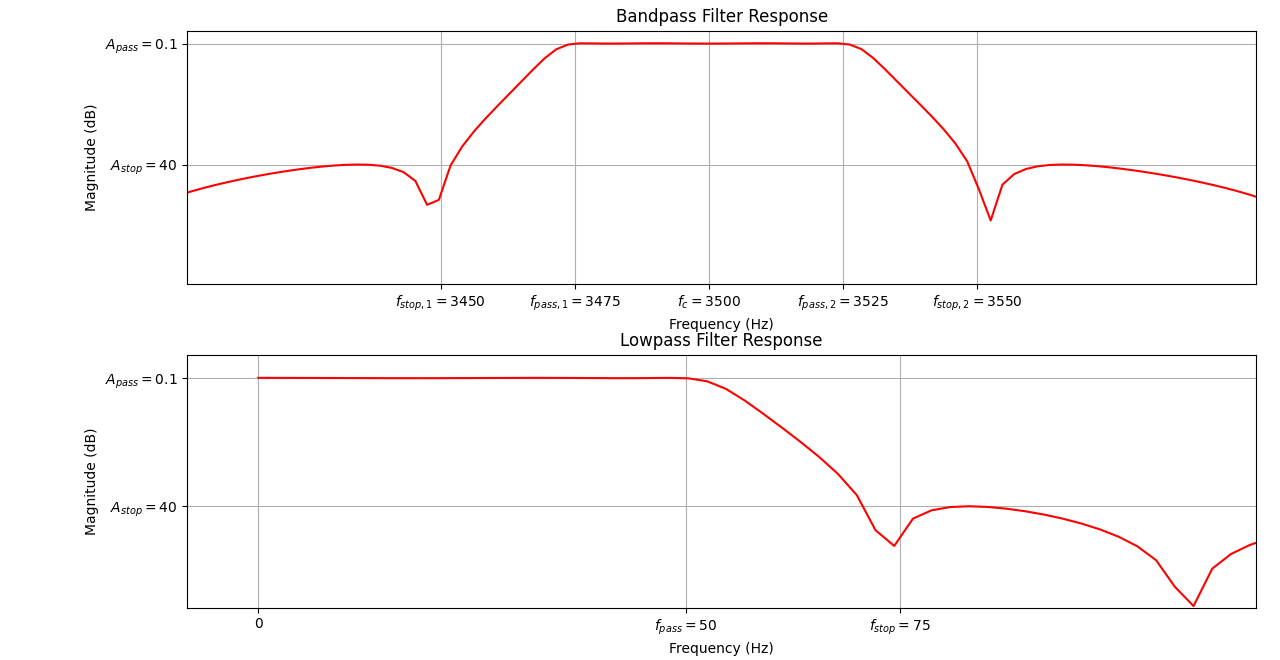

Python code for this plot:
import numpy as np
import matplotlib.pyplot as plt
from scipy.signal import ellip, ellipord, freqz

# Bandpass filter specifications
fs = 35000  # Sampling frequency (arbitrary, ensure it's much higher than max frequency)
fpass_bandpass = [3475, 3525]  # Passband frequencies (Hz)
fstop_bandpass = [3450, 3550]  # Stopband frequencies (Hz)
gpass_bandpass = 0.1  # Passband ripple (dB)
gstop_bandpass = 40  # Stopband attenuation (dB)

# Lowpass filter specifications
fpass_lowpass = 50  # Passband edge frequency (Hz)
fstop_lowpass = 75  # Stopband edge frequency (Hz)
gpass_lowpass = 0.1  # Passband ripple (dB)
gstop_lowpass = 40  # Stopband attenuation (dB)

# Normalize frequencies for Bandpass filter
wp_bandpass = np.array(fpass_bandpass) / (fs / 2)
ws_bandpass = np.array(fstop_bandpass) / (fs / 2)

# Normalize frequencies for Lowpass filter
wp_lowpass = fpass_lowpass / (fs / 2)
ws_lowpass = fstop_lowpass / (fs / 2)

# Design Bandpass filter
n_bandpass, wn_bandpass = ellipord(wp_bandpass, ws_bandpass, gpass_bandpass, gstop_bandpass)
b_bandpass, a_bandpass = ellip(n_bandpass, gpass_bandpass, gstop_bandpass, wn_bandpass, btype='band')

# Design Lowpass filter
n_lowpass, wn_lowpass = ellipord(wp_lowpass, ws_lowpass, gpass_lowpass, gstop_lowpass)
b_lowpass, a_lowpass = ellip(n_lowpass, gpass_lowpass, gstop_lowpass, wn_lowpass, btype='low')

# Frequency response for Bandpass filter
w_bandpass, h_bandpass = freqz(b_bandpass, a_bandpass, worN=8000)
frequencies_bandpass = w_bandpass * fs / (2 * np.pi)

# Frequency response for Lowpass filter
w_lowpass, h_lowpass = freqz(b_lowpass, a_lowpass, worN=8000)
frequencies_lowpass = w_lowpass * fs / (2 * np.pi)

# Create a single plot with subplots
fig, axs = plt.subplots(2, 1, figsize=(8, 8))

# Bandpass filter response plot
axs[0].plot(frequencies_bandpass, 20 * np.log10(abs(h_bandpass)), 'r', label='Magnitude Response')
axs[0].set_title('Bandpass Filter Response')
axs[0].set_xlabel('Frequency (Hz)')
axs[0].set_ylabel('Magnitude (dB)')
axs[0].set_xticks([fstop_bandpass[0], fpass_bandpass[0], 3500, fpass_bandpass[1], fstop_bandpass[1]], 
           [r'$f_{{stop,1}}={}$'.format(fstop_bandpass[0]), 
            r'$f_{{pass,1}}={}$'.format(fpass_bandpass[0]), 
            r'$f_c={}$'.format(3500), 
            r'$f_{{pass,2}}={}$'.format(fpass_bandpass[1]), 
            r'$f_{{stop,2}}={}$'.format(fstop_bandpass[1])])
axs[0].set_yticks([-gpass_bandpass, -gstop_bandpass], [r'$A_{{pass}}={}$'.format(gpass_bandpass), r'$A_{{stop}}={}$'.format(gstop_bandpass)])
axs[0].grid()

# Lowpass filter response plot
axs[1].plot(frequencies_lowpass, 20 * np.log10(abs(h_lowpass)), 'r', label='Magnitude Response')
axs[1].set_title('Lowpass Filter Response')
axs[1].set_xlabel('Frequency (Hz)')
axs[1].set_ylabel('Magnitude (dB)')
axs[1].set_xticks([0, fstop_lowpass, fpass_lowpass], [r'0', r'$f_{{stop}}={}$'.format(fstop_lowpass), r'$f_{{pass}}={}$'.format(fpass_lowpass)])
axs[1].set_yticks([-gpass_lowpass, -gstop_lowpass], [r'$A_{{pass}}={}$'.format(gpass_lowpass), r'$A_{{stop}}={}$'.format(gstop_lowpass)])
axs[1].grid()

# Adjust layout for better spacing
plt.tight_layout()

# Show plot
plt.show()

print(f'Sampling Frequency: {fs} Hz')
print(f'Bandpass Stopband Edge Frequency: {fstop_bandpass[0]} Hz')
print(f'Lowpass Stopband Edge Frequency: {fstop_lowpass} Hz')
